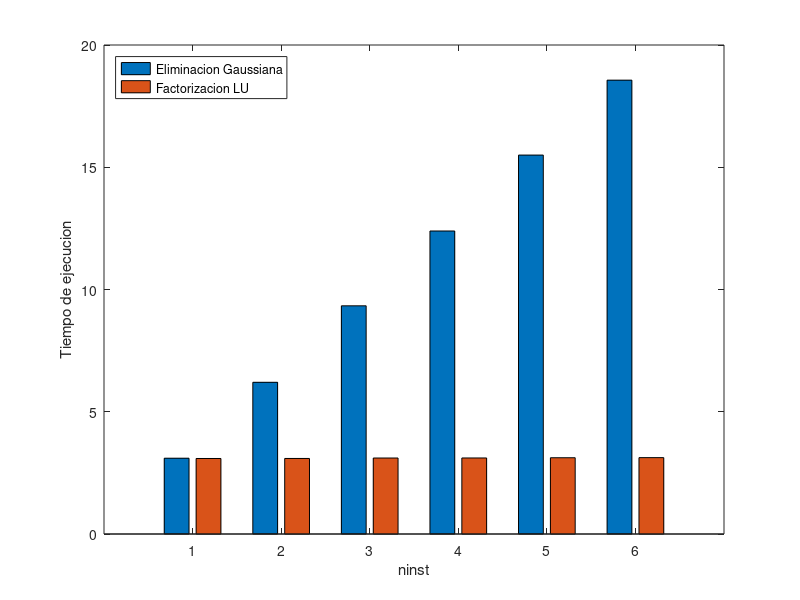

Write the MATLAB code that produced this figure.
% Tiempo de ejecución (segundos) en función del número de instancias

% Caso A
% m + 1 = 25, n = 40
% (EG, LU)
h = figure();

x = 1:6;
y = [3.099746 3.088397; 6.204906 3.089928; 9.333475 3.107586; 12.392685 3.109775; 15.497981 3.119630; 18.562135 3.123978];
bar(y);
legend ('Eliminacion Gaussiana', 'Factorizacion LU', 'location', 'northwest');
xlabel("ninst");
ylabel("Tiempo de ejecucion");
print('5a','-dpng');
